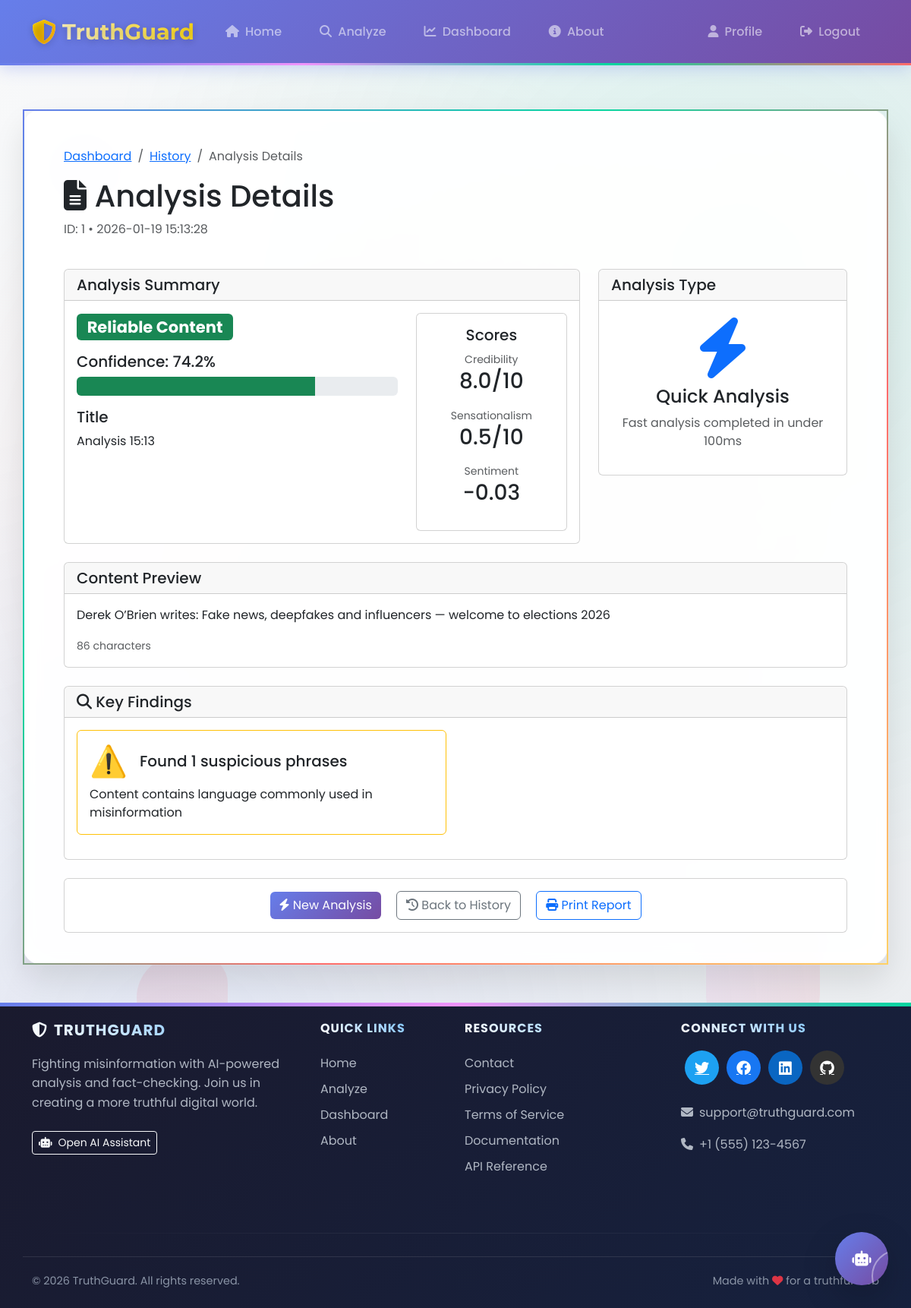
The app's page /analysis/1 (signed in) with its own data.
### app.py (models this page shows, shortened)
class Analysis(db.Model):
    __tablename__ = 'analyses'
    id = db.Column(db.Integer, primary_key=True)
    title = db.Column(db.Text, default='')
    content = db.Column(db.Text, default='')  # raw text content (for display/search)
    article_data = db.Column(db.JSON, nullable=True)  # optional structured article extraction
    source_url = db.Column(db.Text, nullable=True)  # This should be nullable
    classification = db.Column(db.String(20), nullable=False, default='UNKNOWN')  # RELIABLE, SUSPICIOUS, FAKE, etc.
    confidence_score = db.Column(db.Float, nullable=True)
    sentiment_score = db.Column(db.Float, nullable=True)
    sensationalism_score = db.Column(db.Float, nullable=True)
    credibility_score = db.Column(db.Float, nullable=True)
    key_findings = db.Column(db.Text, default='[]')  # JSON string
    recommendations = db.Column(db.Text, nullable=True)  # JSON string
    fact_checks = db.Column(db.Text, nullable=True)  # JSON string
    analysis_metadata = db.Column(db.Text, default='{}')  # JSON string (e.g. word count, etc.)
    is_quick_analysis = db.Column(db.Boolean, default=False)
    user_id = db.Column(db.Integer, db.ForeignKey('user.id'), nullable=False)
    created_at = db.Column(db.DateTime, default=lambda: datetime.now(timezone.utc))
    updated_at = db.Column(db.DateTime, default=lambda: datetime.now(timezone.utc),
                           onupdate=lambda: datetime.now(timezone.utc))

### app.py (the view)
@app.route('/analysis/<int:analysis_id>')
@login_required
def analysis_detail(analysis_id):
    analysis = Analysis.query.get_or_404(analysis_id)
    if analysis.user_id != current_user.id and current_user.role != 'admin':
        flash('Access denied', 'danger')
        return redirect(url_for('dashboard'))
    try:
        key_findings = json.loads(analysis.key_findings) if analysis.key_findings else []
    except:
        key_findings = []
    try:
        analysis_metadata = json.loads(analysis.analysis_metadata) if analysis.analysis_metadata else {}
    except:
        analysis_metadata = {}
    word_count = analysis_metadata.get('word_count', len(analysis.content.split()) if analysis.content else 0)
    return render_template('analysis_detail.html',
                           analysis=analysis,
                           key_findings=key_findings,
                           word_count=word_count,
                           analysis_metadata=analysis_metadata)

### templates/Analysis_Detail.html (shortened to what this page needs)
{% extends "base.html" %}
{% block content %}
<div class="container mt-4">
    <div class="row mb-4">
        <div class="col">
            <nav aria-label="breadcrumb">
                <ol class="breadcrumb">
                    <li class="breadcrumb-item"><a href="/dashboard">Dashboard</a></li>
                    <li class="breadcrumb-item"><a href="/history">History</a></li>
                    <li class="breadcrumb-item active">Analysis Details</li>
                </ol>
            </nav>
            <h1><i class="fas fa-file-alt"></i> Analysis Details</h1>
            <p class="text-muted">ID: {{ analysis.id }} • {{ analysis.created_at.strftime('%Y-%m-%d %H:%M:%S') }}</p>
        </div>
    </div>
    <div class="row mb-4">
        <div class="col-lg-8">
            <div class="card">
                <div class="card-header">
                    <h5 class="mb-0">Analysis Summary</h5>
                </div>
                <div class="card-body">
                    <div class="row">
                        <div class="col-md-8">
                            <h3>
                                {% if analysis.classification == 'RELIABLE' %}
                                <span class="badge bg-success">Reliable Content</span>
                                {% elif analysis.classification == 'SUSPICIOUS' %}
                                <span class="badge bg-warning">Suspicious Content</span>
                                {% elif analysis.classification == 'FAKE' %}
                                <span class="badge bg-danger">Fake Content</span>
                                {% else %}
                                <span class="badge bg-secondary">{{ analysis.classification }}</span>
                                {% endif %}
                            </h3>
                            {% if analysis.confidence_score %}
                            <div class="mt-3">
                                <h5>Confidence: {{ (analysis.confidence_score * 100)|round(1) }}%</h5>
                                <div class="progress" style="height: 25px;">
                                    <div class="progress-bar
                                        {% if analysis.confidence_score >= 0.7 %}bg-success
                                        {% elif analysis.confidence_score >= 0.4 %}bg-warning
                                        {% else %}bg-danger{% endif %}"
                                        style="width: {{ analysis.confidence_score * 100 }}%">
                                    </div>
                                </div>
                            </div>
                            {% endif %}
                            {% if analysis.title %}
                            <div class="mt-3">
                                <h5>Title</h5>
                                <p>{{ analysis.title }}</p>
                            </div>
                            {% endif %}
                        </div>
                        <div class="col-md-4">
                            <div class="card">
                                <div class="card-body text-center">
                                    <h5 class="card-title">Scores</h5>
                                    {% if analysis.credibility_score %}
                                    <div class="mb-3">
                                        <small class="text-muted">Credibility</small>
                                        <h3>{{ analysis.credibility_score|round(1) }}/10</h3>
                                    </div>
                                    {% endif %}
                                    {% if analysis.sensationalism_score %}
                                    <div class="mb-3">
                                        <small class="text-muted">Sensationalism</small>
                                        <h3>{{ analysis.sensationalism_score|round(1) }}/10</h3>
                                    </div>
                                    {% endif %}
                                    {% if analysis.sentiment_score %}
                                    <div class="mb-3">
                                        <small class="text-muted">Sentiment</small>
                                        <h3>{{ analysis.sentiment_score|round(2) }}</h3>
                                    </div>
                                    {% endif %}
                                </div>
                            </div>
                        </div>
                    </div>
                </div>
            </div>
        </div>
        <div class="col-lg-4">
            <div class="card">
                <div class="card-header">
                    <h5 class="mb-0">Analysis Type</h5>
                </div>
                <div class="card-body text-center">
                    {% if analysis.is_quick_analysis %}
                    <div class="display-1 text-primary">
                        <i class="fas fa-bolt"></i>
                    </div>
                    <h4>Quick Analysis</h4>
                    <p class="text-muted">Fast analysis completed in under 100ms</p>
                    {% else %}
                    <div class="display-1 text-success">
                        <i class="fas fa-chart-bar"></i>
                    </div>
                    <h4>Detailed Analysis</h4>
                    <p class="text-muted">Comprehensive analysis with full report</p>
                    {% endif %}
                </div>
            </div>
        </div>
    </div>
    <div class="row mb-4">
        <div class="col">
            <div class="card">
                <div class="card-header">
                    <h5 class="mb-0">Content Preview</h5>
                </div>
                <div class="card-body">
                    <div class="content-preview" style="max-height: 300px; overflow-y: auto;">
                        {{ analysis.content|safe }}
                    </div>
                    <div class="mt-3">
                        <small class="text-muted">{{ analysis.content|length }} characters</small>
                    </div>
                </div>
            </div>
        </div>
    </div>
    {% if key_findings %}
    <div class="row mb-4">
        <div class="col">
            <div class="card">
                <div class="card-header">
                    <h5 class="mb-0"><i class="fas fa-search"></i> Key Findings</h5>
                </div>
                <div class="card-body">
                    <div class="row">
                        {% for finding in key_findings %}
                        <div class="col-md-6 mb-3">
                            <div class="card h-100 border-{{ finding.type }}">
                                <div class="card-body">
                                    <div class="d-flex align-items-center mb-2">
                                        <span class="display-6 me-3">{{ finding.icon }}</span>
                                        <h5 class="card-title mb-0">{{ finding.title }}</h5>
                                    </div>
                                    <p class="card-text">{{ finding.description }}</p>
                                </div>
                            </div>
                        </div>
                        {% endfor %}
                    </div>
                </div>
            </div>
        </div>
    </div>
    {% endif %}
    <div class="row mt-4">
        <div class="col">
            <div class="card">
                <div class="card-body text-center">
                    <a href="/analyze" class="btn btn-primary me-3">
                        <i class="fas fa-bolt"></i> New Analysis
                    </a>
                    <a href="/history" class="btn btn-outline-secondary me-3">
                        <i class="fas fa-history"></i> Back to History
                    </a>
                    <button onclick="window.print()" class="btn btn-outline-primary">
                        <i class="fas fa-print"></i> Print Report
                    </button>
                </div>
            </div>
        </div>
    </div>
</div>
{% endblock %}

### records on screen
Analysis: id "1", created_at "2026-01-19 15:13:28", (analysis.confidence_score*100)|round(1) "74.2", title "Analysis 15:13", credibility_score "8.0", sensationalism_score "0.5", sentiment_score "-0.03", content "Derek O’Brien writes: Fake news, deepfakes and influencers — welcome to elections 2026"

### other values on screen
{{ analysis.content|length }} "86"
{{ finding.icon }} "⚠️"
{{ finding.title }} "Found 1 suspicious phrases"
{{ finding.description }} "Content contains language commonly used in misinformation"
